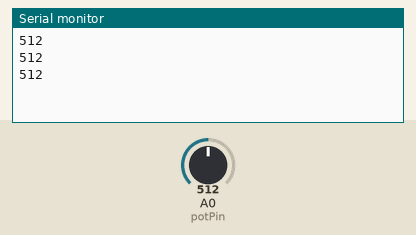
Bench run of a sketch on a simulated Arduino Uno, built with avr-gcc and run on an emulated ATmega328P. On the bench: the last lines printed to the serial monitor. The test bench sets the inputs (shaded band); at power-on: A0 (potPin) = 512.

Above: at 1.3 s.
1.4 s: A0 (potPin) set to 716
At 1.9 s:
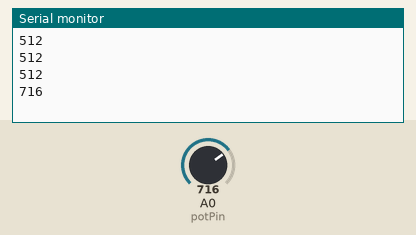
2.9 s: A0 (potPin) set to 900
At 3.4 s:
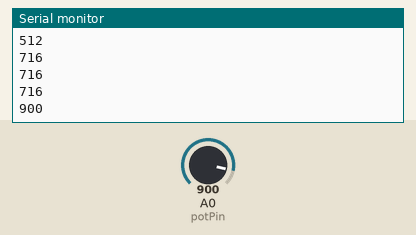
Timing chart, 0 to 5.9 s (numbered marks = the images above; inputs shaded):
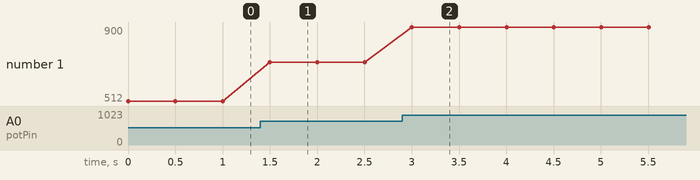

The sketch:

programa.ino
```cpp
int potPin = A0;
int valorPot;

void setup(){
   // Configura a serial: baud rate de 115200, 8-bit, sem paridade, 1 stop bit
   Serial.begin(115200, SERIAL_8N1);
}

void loop() {
  valorPot = analogRead(potPin);  // Lê o valor do potenciômetro
  Serial.println(valorPot);        // Envia o valor para a Raspberry Pi
  delay(500);
}
```

Measured:
- after the input at 1.4 s, the serial monitor: prints a new line after 0.10 s (image 1)
- after the input at 2.9 s, the serial monitor: prints a new line after 0.10 s (image 2)
- plotted number 1: 512 → 716 after the input at 1.4 s, 716 → 900 after the input at 2.9 s
